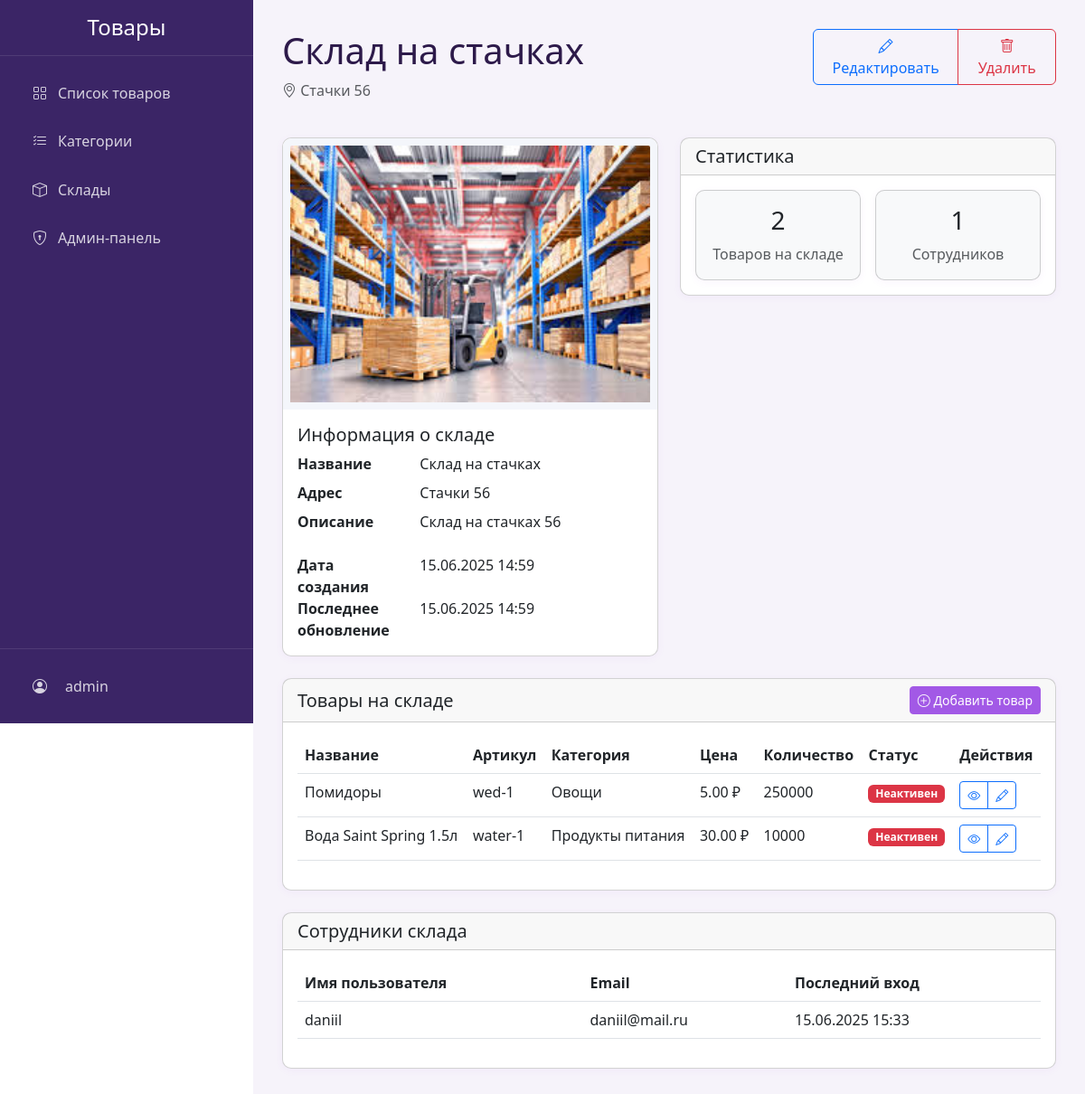
Page /warehouses/1/ (signed in) on the earlier database version.
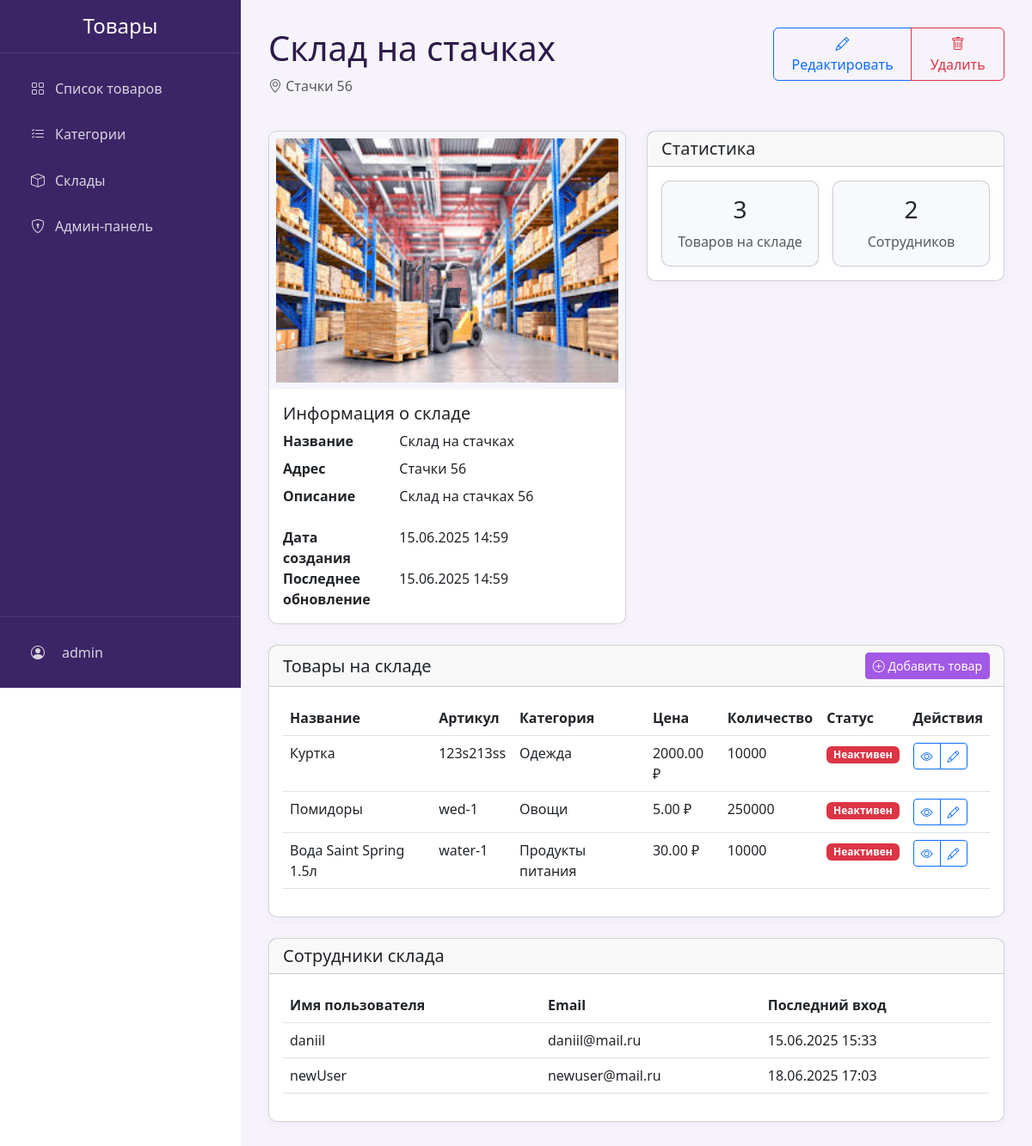
Same page on the later database version.
### products/models.py (models this page shows, shortened)
class User(AbstractUser):
    ROLES = (
        ('admin', 'Администратор'),
        ('manager', 'Менеджер'),
        ('client', 'Клиент'),
    )
    role = models.CharField(max_length=10, choices=ROLES, default='client')
    phone = models.CharField(max_length=20, blank=True)
    address = models.TextField(blank=True)

class Warehouse(models.Model):
    name = models.CharField('Название', max_length=100)
    address = models.CharField('Адрес', max_length=200)
    description = models.TextField('Описание', blank=True)
    image = models.ImageField('Изображение', upload_to='warehouses/', blank=True, null=True)
    created_at = models.DateTimeField('Дата создания', auto_now_add=True)
    updated_at = models.DateTimeField('Дата обновления', auto_now=True)
    class Meta:
        verbose_name = 'Склад'
        verbose_name_plural = 'Склады'
        ordering = ['name']

class Product(models.Model):
    name = models.CharField('Название', max_length=200)
    sku = models.CharField('Артикул', max_length=50, unique=True, blank=True)
    description = models.TextField('Описание', blank=True)
    category = models.ForeignKey(Category, on_delete=models.PROTECT, verbose_name='Категория')
    warehouse = models.ForeignKey(Warehouse, on_delete=models.PROTECT, verbose_name='Склад', null=True, blank=True)
    price = models.DecimalField('Цена', max_digits=10, decimal_places=2)
    quantity = models.PositiveIntegerField('Количество', default=0)
    image = models.ImageField('Изображение', upload_to='products/', blank=True, null=True)
    created_at = models.DateTimeField('Дата создания', auto_now_add=True)
    updated_at = models.DateTimeField('Дата обновления', auto_now=True)
    created_by = models.ForeignKey(User, on_delete=models.PROTECT, verbose_name='Создал', null=True, blank=True)
    is_active = models.BooleanField('Активен', default=True)
    class Meta:
        verbose_name = 'Товар'
        verbose_name_plural = 'Товары'
        ordering = ['-created_at']
        permissions = [
            ("can_manage_warehouse_products", "Может управлять товарами склада"),
        ]

class Category(models.Model):
    name = models.CharField('Название', max_length=100)
    description = models.TextField('Описание', blank=True)
    created_at = models.DateTimeField('Дата создания', auto_now_add=True, null=True, blank=True)
    updated_at = models.DateTimeField('Дата обновления', auto_now=True)
    class Meta:
        verbose_name = 'Категория'
        verbose_name_plural = 'Категории'
        ordering = ['name']

class UserProfile(models.Model):
    user = models.OneToOneField(User, on_delete=models.CASCADE, related_name='profile')
    warehouse = models.ForeignKey(Warehouse, on_delete=models.SET_NULL, null=True, blank=True,
                                 verbose_name='Склад', related_name='employees')
    class Meta:
        verbose_name = 'Профиль пользователя'
        verbose_name_plural = 'Профили пользователей'

### products/views.py (the view)
# urls.py: path('warehouses/<int:pk>/', views.warehouse_detail, name='warehouse_detail'),
@user_passes_test(lambda u: u.is_staff)
def warehouse_detail(request, pk):
    warehouse = get_object_or_404(Warehouse, pk=pk)
    products = Product.objects.filter(warehouse=warehouse)
    employees = warehouse.employees.all()
    return render(request, 'warehouses/detail.html', {
        'warehouse': warehouse,
        'products': products,
        'employees': employees,
        'title': f'Склад: {warehouse.name}'
    })

### products/templates/warehouses/detail.html (shortened to what this page needs)
{% extends 'base.html' %}
{% block content %}
<div class="row mb-4">
    <div class="col-md-8">
        <h1>{{ warehouse.name }}</h1>
        <p class="text-muted">
            <i class="bi bi-geo-alt"></i> {{ warehouse.address }}
        </p>
    </div>
    <div class="col-md-4 text-end">
        <div class="btn-group">
            <a href="{% url 'warehouse_edit' warehouse.id %}" class="btn btn-outline-primary">
                <i class="bi bi-pencil"></i> Редактировать
            </a>
            <button type="button" class="btn btn-outline-danger"
                    data-bs-toggle="modal"
                    data-bs-target="#deleteConfirmModal"
                    data-warehouse-id="{{ warehouse.id }}"
                    data-warehouse-name="{{ warehouse.name }}">
                <i class="bi bi-trash"></i> Удалить
            </button>
        </div>
    </div>
</div>
<div class="row">
    <div class="col-md-6 mb-4">
        <div class="card">
            {% if warehouse.image %}
            <img src="{{ warehouse.image.url }}" class="card-img-top" alt="{{ warehouse.name }}" style="height: 300px; object-fit: cover;">
            {% else %}
            <div class="card-img-top bg-secondary d-flex align-items-center justify-content-center" style="height: 300px;">
                <i class="bi bi-building text-white" style="font-size: 5rem;"></i>
            </div>
            {% endif %}
            <div class="card-body">
                <h5 class="card-title">Информация о складе</h5>
                <dl class="row mb-0">
                    <dt class="col-sm-4">Название</dt>
                    <dd class="col-sm-8">{{ warehouse.name }}</dd>
                    <dt class="col-sm-4">Адрес</dt>
                    <dd class="col-sm-8">{{ warehouse.address }}</dd>
                    <dt class="col-sm-4">Описание</dt>
                    <dd class="col-sm-8">{{ warehouse.description|default:"Нет описания"|linebreaks }}</dd>
                    <dt class="col-sm-4">Дата создания</dt>
                    <dd class="col-sm-8">{{ warehouse.created_at|date:"d.m.Y H:i" }}</dd>
                    <dt class="col-sm-4">Последнее обновление</dt>
                    <dd class="col-sm-8">{{ warehouse.updated_at|date:"d.m.Y H:i" }}</dd>
                </dl>
            </div>
        </div>
    </div>
    <div class="col-md-6 mb-4">
        <div class="card">
            <div class="card-header">
                <h5 class="card-title mb-0">Статистика</h5>
            </div>
            <div class="card-body">
                <div class="row g-3">
                    <div class="col-6">
                        <div class="card bg-light">
                            <div class="card-body text-center">
                                <h3 class="card-title">{{ products.count }}</h3>
                                <p class="card-text text-muted mb-0">Товаров на складе</p>
                            </div>
                        </div>
                    </div>
                    <div class="col-6">
                        <div class="card bg-light">
                            <div class="card-body text-center">
                                <h3 class="card-title">{{ employees.count }}</h3>
                                <p class="card-text text-muted mb-0">Сотрудников</p>
                            </div>
                        </div>
                    </div>
                </div>
            </div>
        </div>
    </div>
</div>
<div class="card mb-4">
    <div class="card-header d-flex justify-content-between align-items-center">
        <h5 class="card-title mb-0">Товары на складе</h5>
        {% if user.is_staff or user.role == 'manager' %}
        <a href="{% url 'add_product' %}?warehouse={{ warehouse.id }}" class="btn btn-primary btn-sm">
            <i class="bi bi-plus-circle"></i> Добавить товар
        </a>
        {% endif %}
    </div>
    <div class="card-body">
        {% if products %}
        <div class="table-responsive">
            <table class="table table-hover">
                <thead>
                    <tr>
                        <th>Название</th>
                        <th>Артикул</th>
                        <th>Категория</th>
                        <th>Цена</th>
                        <th>Количество</th>
                        <th>Статус</th>
                        <th>Действия</th>
                    </tr>
                </thead>
                <tbody>
                    {% for product in products %}
                    <tr>
                        <td>{{ product.name }}</td>
                        <td>{{ product.sku }}</td>
                        <td>{{ product.category.name }}</td>
                        <td>{{ product.price }} ₽</td>
                        <td>{{ product.quantity }}</td>
                        <td>
                            <span class="badge bg-{% if product.is_active %}success{% else %}danger{% endif %}">
                                {% if product.is_active %}Активен{% else %}Неактивен{% endif %}
                            </span>
                        </td>
                        <td>
                            <div class="btn-group btn-group-sm">
                                <a href="{% url 'product_detail' product.id %}" class="btn btn-outline-primary" title="Просмотр">
                                    <i class="bi bi-eye"></i>
                                </a>
                                <a href="{% url 'edit_product' product.id %}" class="btn btn-outline-primary" title="Редактировать">
                                    <i class="bi bi-pencil"></i>
                                </a>
                            </div>
                        </td>
                    </tr>
                    {% endfor %}
                </tbody>
            </table>
        </div>
        {% else %}
        <div class="alert alert-info mb-0">
            <i class="bi bi-info-circle"></i> На складе пока нет товаров
        </div>
        {% endif %}
    </div>
</div>
<div class="card">
    <div class="card-header">
        <h5 class="card-title mb-0">Сотрудники склада</h5>
    </div>
    <div class="card-body">
        {% if employees %}
        <div class="table-responsive">
            <table class="table table-hover">
                <thead>
                    <tr>
                        <th>Имя пользователя</th>
                        <th>Email</th>
                        <th>Последний вход</th>
                    </tr>
                </thead>
                <tbody>
                    {% for employee in employees %}
                    <tr>
                        <td>{{ employee.user.username }}</td>
                        <td>{{ employee.user.email }}</td>
                        <td>{{ employee.user.last_login|date:"d.m.Y H:i"|default:"Никогда" }}</td>
                    </tr>
                    {% endfor %}
                </tbody>
            </table>
        </div>
        {% else %}
        <div class="alert alert-info mb-0">
            <i class="bi bi-info-circle"></i> На складе пока нет сотрудников
        </div>
        {% endif %}
    </div>
</div>
{% endblock %}

### products/templates/base.html (shortened to what this page needs)
<!DOCTYPE html>
<html lang="ru">
<head>
    {% load static %}
    <link rel="stylesheet" href="{% static 'css/variables.css' %}">
    <link rel="stylesheet" href="{% static 'css/base.css' %}">
    <link rel="stylesheet" href="{% static 'css/layout.css' %}">
    <link rel="stylesheet" href="{% static 'css/components.css' %}">
    <link rel="stylesheet" href="{% static 'css/utilities.css' %}">
    <link href="https://cdn.jsdelivr.net/npm/bootstrap@5.3.0/dist/css/bootstrap.min.css" rel="stylesheet">
    <link rel="stylesheet" href="https://cdn.jsdelivr.net/npm/bootstrap-icons@1.10.0/font/bootstrap-icons.css">
</head>
<body>
    {% if user.is_authenticated %}
    <nav class="sidebar" id="sidebar">
        <div class="sidebar-header">
            <h4 class="mb-0 text-center">Товары</h4>
        </div>
        <div class="sidebar-menu">
            <ul class="nav flex-column gap-1 px-2">
                {% if user.role == 'manager' or user.role == 'admin' %}
                    <li class="nav-item">
                        <a class="nav-link text-decoration-none {% if request.resolver_match.url_name == 'product_list' %}active{% endif %}" href="{% url 'product_list' %}">
                            <i class="bi bi-grid"></i> Список товаров
                        </a>
                    </li>
                {% endif %}
                {% if user.role == 'manager' or user.role == 'admin' %}
                    <li class="nav-item">
                        <a class="nav-link text-decoration-none {% if request.resolver_match.url_name == 'category_list' %}active{% endif %}" href="{% url 'category_list' %}">
                            <i class="bi bi-list-check"></i> Категории
                        </a>
                    </li>
                {% endif %}
                {% if user.role == 'admin' %}
                    <li class="nav-item">
                        <a class="nav-link text-decoration-none {% if request.resolver_match.url_name == 'warehouse_list' %}active{% endif %}" href="{% url 'warehouse_list' %}">
                            <i class="bi bi-box"></i> Склады
                        </a>
                    </li>
                {% endif %}
                {% if user.role == 'admin' %}
                    <li class="nav-item">
                        <a class="nav-link text-decoration-none" href="/admin/">
                            <i class="bi bi-shield-lock"></i> Админ-панель
                        </a>
                    </li>
                {% endif %}
            </ul>
        </div>
        <div class="user-info py-0 px-2">
            <div class="sidebar-menu">
                <ul class="nav flex-column gap-1">
                    <li class="nav-item">
                        <a class="nav-link text-decoration-none {% if request.resolver_match.url_name == 'profile' %}active{% endif %}" href="{% url 'profile' %}">
                            <i class="bi bi-person-circle me-2"></i>
                            <span>{{ user.username }}</span>
                        </a>
                    </li>
                </ul>
            </div>
        </div>
    </nav>
    {% endif %}
    <main
        class="main-content"
        id="mainContent"
        style="{% if not  user.is_authenticated %}margin-left: 0px;{% endif %}"
    >
        {% block content %}{% endblock %}
    </main>
</body>
</html>

Differences in the rows shown:
computed for Warehouse "Склад на стачках": count "1" → "2"
added Product: name "Куртка", sku "123s213ss", category.name "Одежда", price "2000.00", quantity "10000", is_active "Неактивен"
added UserProfile: user.username "newUser", user.email "newuser@mail.ru", user.last_login "18.06.2025 17:03"
Other differences:
{{ products.count }}: "2" → "3"
